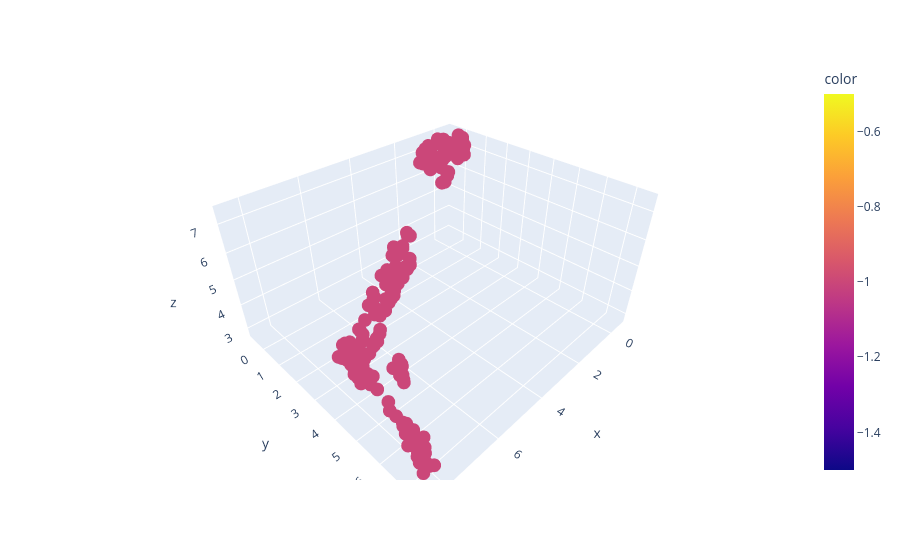

Notebook code for this chart:
### Code cell
# print(validity_index(df_mm_umap,gscv_hdb.best_estimator_.labels_))
fig = px.scatter_3d(
    x=df_mm_umap[0],
    y=df_mm_umap[1],
    z=df_mm_umap[2],
    color=gscv_hdb.best_estimator_.labels_
)
fig.show()

### Figure 1 — Plotly figure (JSON) as saved in the notebook; plotly's stock layout.template omitted (floating-point values rounded to 4 significant figures; data arrays with more than 128 entries replaced by an {"elided": "..."} marker saying what was removed)
{"data": [{"hovertemplate": "x=%{x}<br>y=%{y}<br>z=%{z}<br>color=%{marker.color}<extra></extra>", "legendgroup": "", "marker": {"color": {"elided": "167 int values"}, "coloraxis": "coloraxis", "symbol": "circle"}, "mode": "markers", "name": "", "scene": "scene", "showlegend": false, "type": "scatter3d", "x": {"elided": "167 float values"}, "y": {"elided": "167 float values"}, "z": {"elided": "167 float values"}}], "layout": {"coloraxis": {"colorbar": {"title": {"text": "color"}}, "colorscale": [[0, "#0d0887"], [0.1111, "#46039f"], [0.2222, "#7201a8"], [0.3333, "#9c179e"], [0.4444, "#bd3786"], [0.5556, "#d8576b"], [0.6667, "#ed7953"], [0.7778, "#fb9f3a"], [0.8889, "#fdca26"], [1, "#f0f921"]]}, "legend": {"tracegroupgap": 0}, "margin": {"t": 60}, "scene": {"domain": {"x": [0, 1], "y": [0, 1]}, "xaxis": {"title": {"text": "x"}}, "yaxis": {"title": {"text": "y"}}, "zaxis": {"title": {"text": "z"}}}}}
